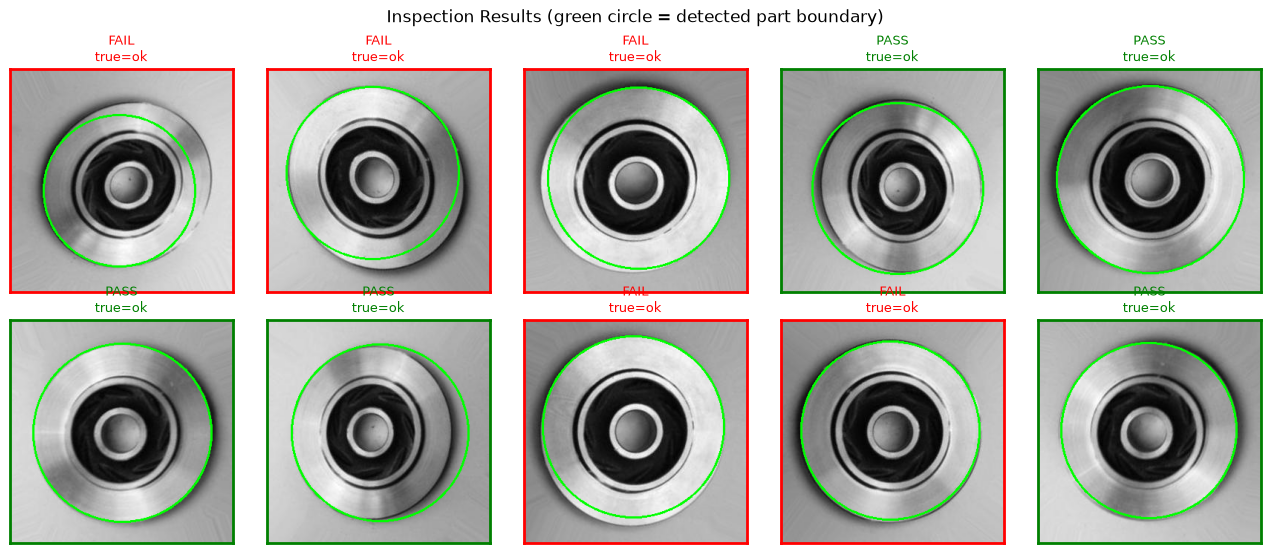
#> input picture image.png, 1270 x 553 px, given as the content of the folder casting_data/train/ok_front, which was not available
$ jupyter execute shape_inspection.ipynb   (shell and % lines are left out)
#> lines starting #> are read from the running program, lines starting #| are printed output that depends on the picture; after the words box and inside, x2 and y2 are one past the last pixel; in counts of white or black regions, pixels touching at a corner belong together; pictures that were not available may be replaced by others from this repository, and a replacement may not be noted
[cell 1]
import cv2
import numpy as np
import matplotlib.pyplot as plt
import glob
import os
import random

random.seed(42)

[cell 2]
# EDIT THIS PATH to match your downloaded dataset location
DATA_DIR = r"casting_data/train"   # folder containing ok_front/ and def_front/

N_SAMPLES = 25   # how many images per class to use (keep small for a mini project)

ok_paths  = sorted(glob.glob(os.path.join(DATA_DIR, "ok_front", "*.jpeg")) +
                    glob.glob(os.path.join(DATA_DIR, "ok_front", "*.jpg")) +
                    glob.glob(os.path.join(DATA_DIR, "ok_front", "*.png")))
def_paths = sorted(glob.glob(os.path.join(DATA_DIR, "def_front", "*.jpeg")) +
                    glob.glob(os.path.join(DATA_DIR, "def_front", "*.jpg")) +
                    glob.glob(os.path.join(DATA_DIR, "def_front", "*.png")))

random.shuffle(ok_paths)
random.shuffle(def_paths)
ok_paths  = ok_paths[:N_SAMPLES]
def_paths = def_paths[:N_SAMPLES]

print(f"Loaded {len(ok_paths)} ok_front images and {len(def_paths)} def_front images")
assert len(ok_paths) > 0 and len(def_paths) > 0, "No images found — check DATA_DIR path!"

[cell 3]
def extract_shape_features(img_path):
    img = cv2.imread(img_path)
    if img is None:
        return None
    gray = cv2.cvtColor(img, cv2.COLOR_BGR2GRAY)
    blur = cv2.GaussianBlur(gray, (5, 5), 0)

    # Otsu threshold -> binary mask separating part from background
    _, thresh = cv2.threshold(blur, 0, 255, cv2.THRESH_BINARY + cv2.THRESH_OTSU)

    contours, _ = cv2.findContours(thresh, cv2.RETR_EXTERNAL, cv2.CHAIN_APPROX_SIMPLE)
    if not contours:
        return None
    c = max(contours, key=cv2.contourArea)

    area = cv2.contourArea(c)
    perimeter = cv2.arcLength(c, True)
    x, y, w, h = cv2.boundingRect(c)
    hull = cv2.convexHull(c)
    hull_area = cv2.contourArea(hull)

    circularity = (4 * np.pi * area) / (perimeter ** 2) if perimeter > 0 else 0
    solidity = area / hull_area if hull_area > 0 else 0
    aspect_ratio = w / h if h > 0 else 0
    extent = area / (w * h) if (w * h) > 0 else 0

    return {
        "img": img, "gray": gray, "thresh": thresh, "contour": c,
        "area": area, "perimeter": perimeter,
        "circularity": circularity, "solidity": solidity,
        "aspect_ratio": aspect_ratio, "extent": extent,
    }

[cell 4]
results = []

for p in ok_paths:
    f = extract_shape_features(p)
#> in extract_shape_features, img is the input picture: shape (553, 1270, 3); mean B, G, R 169.8, 176.7, 174.7
#> in extract_shape_features, `gray = cv2.cvtColor(img, cv2.COLOR_BGR2GRAY)`:
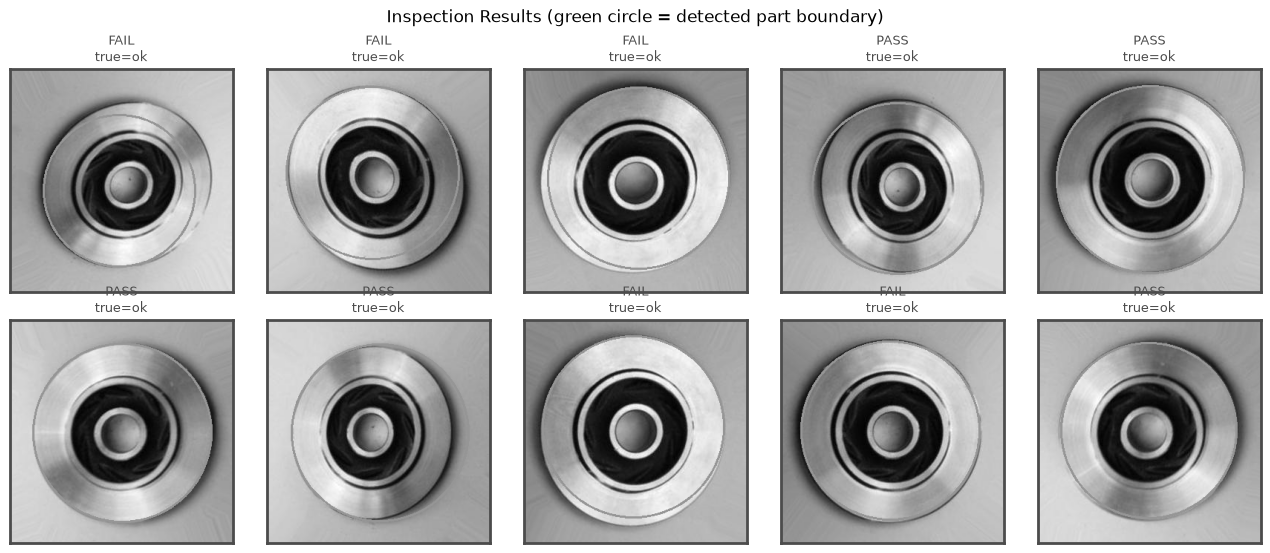
#> gray: shape (553, 1270); min 0, max 255, mean 175.3
#> in extract_shape_features, `_, thresh = cv2.threshold(blur, 0, 255, cv2.THRESH_BINARY + cv2.THRESH..`:
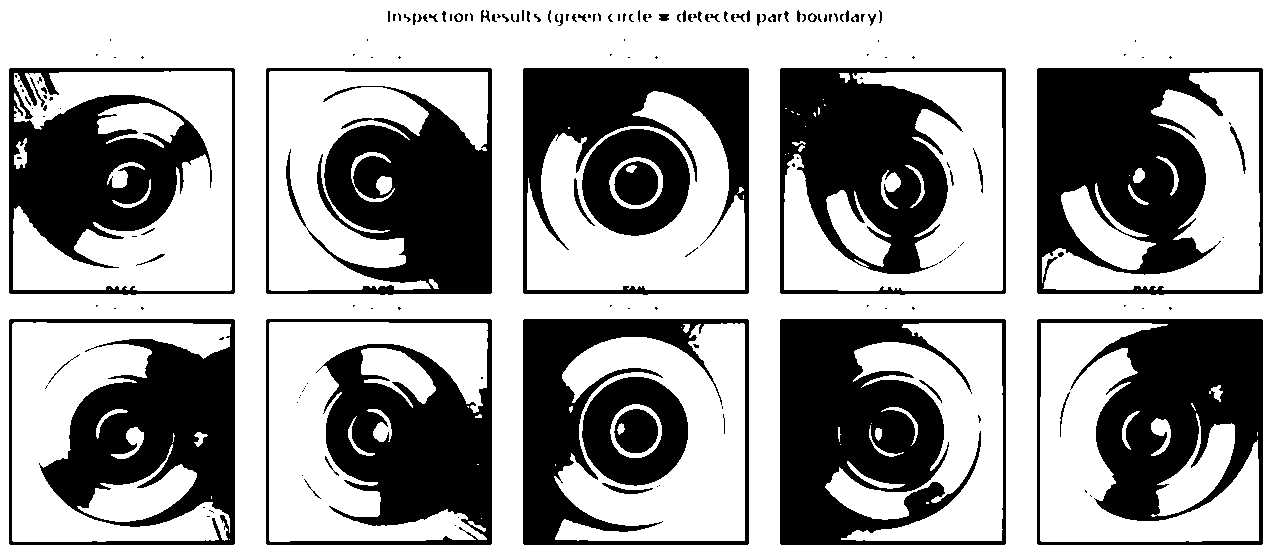
#> thresh: shape (553, 1270); 63% white; 181 black regions (111 under 20 px), largest, box (x1, y1, x2, y2) and area: (780, 319, 1006, 545) 30011, (1037, 68, 1263, 295) 28838, (266, 68, 492, 295) 25608
#> in extract_shape_features, `contours, _ = cv2.findContours(thresh, cv2.RETR_EXTERNAL, cv2.CHAIN_AP..`: contours = [[[0, 0], [0, 552], [1269, 552], [1269, 0]]]
#> in extract_shape_features, `c = max(contours, key=cv2.contourArea)`: c = [[0, 0], [0, 552], [1269, 552], [1269, 0]]
#> in extract_shape_features, `area = cv2.contourArea(c)`: area = 700488
#> in extract_shape_features, `perimeter = cv2.arcLength(c, True)`: perimeter = 3642
#> in extract_shape_features, `x, y, w, h = cv2.boundingRect(c)`: x = 0; w = 1270; h = 553
#> in extract_shape_features, `hull = cv2.convexHull(c)`: hull = [[1269, 0], [1269, 552], [0, 552], [0, 0]]
#> in extract_shape_features, `hull_area = cv2.contourArea(hull)`: hull_area = 700488
#> in extract_shape_features, `circularity = (4 * np.pi * area) / (perimeter ** 2) if perimeter > 0 e..`: circularity = 0.664
#> in extract_shape_features, `solidity = area / hull_area if hull_area > 0 else 0`: solidity = 1
#> in extract_shape_features, `aspect_ratio = w / h if h > 0 else 0`: aspect_ratio = 2.3
#> in extract_shape_features, `extent = area / (w * h) if (w * h) > 0 else 0`: extent = 0.997
#> f = 10 items
    if f:
        results.append({"path": p, "label": "ok", **f})

for p in def_paths:
    f = extract_shape_features(p)
    if f:
        results.append({"path": p, "label": "defective", **f})

print(f"Extracted features for {len(results)} images")
#| Extracted features for 2 images

[cell 5]
ok_circ = [r["circularity"] for r in results if r["label"] == "ok"]
#> ok_circ = [0.664]
ok_sol  = [r["solidity"]    for r in results if r["label"] == "ok"]
#> ok_sol = [1]

circ_thresh = np.mean(ok_circ) - 1.5 * np.std(ok_circ)
#> circ_thresh = 0.664
sol_thresh  = np.mean(ok_sol)  - 1.5 * np.std(ok_sol)
#> sol_thresh = 1

print(f"OK parts -> circularity mean={np.mean(ok_circ):.3f} std={np.std(ok_circ):.3f}")
#| OK parts -> circularity mean=0.664 std=0.000
print(f"OK parts -> solidity    mean={np.mean(ok_sol):.3f} std={np.std(ok_sol):.3f}")
#| OK parts -> solidity    mean=1.000 std=0.000
print(f"Decision thresholds -> circularity < {circ_thresh:.3f} OR solidity < {sol_thresh:.3f} => FLAG defective")
#| Decision thresholds -> circularity < 0.664 OR solidity < 1.000 => FLAG defective

def classify(r):
    if r["circularity"] < circ_thresh or r["solidity"] < sol_thresh:
        return "defective"
    return "ok"

for r in results:
    r["predicted"] = classify(r)
#> this loop made 2 passes

[cell 6]
correct = sum(1 for r in results if r["predicted"] == r["label"])
#> correct = 1
accuracy = correct / len(results)
#> accuracy = 0.5
print(f"Accuracy on sampled set: {accuracy*100:.1f}%  ({correct}/{len(results)})")
#| Accuracy on sampled set: 50.0%  (1/2)

# simple confusion matrix
tp = sum(1 for r in results if r["label"]=="defective" and r["predicted"]=="defective")
#> tp = 0
fn = sum(1 for r in results if r["label"]=="defective" and r["predicted"]=="ok")
#> fn = 1
tn = sum(1 for r in results if r["label"]=="ok" and r["predicted"]=="ok")
#> tn = 1
fp = sum(1 for r in results if r["label"]=="ok" and r["predicted"]=="defective")
#> fp = 0

print("\nConfusion matrix:")
print(f"                 predicted ok   predicted defective")
print(f"actual ok            {tn:5d}            {fp:5d}")
#| actual ok                1                0
print(f"actual defective     {fn:5d}            {tp:5d}")
#| actual defective         1                0

[cell 7]
def show_grid(items, cols=5, title=""):
    rows = int(np.ceil(len(items) / cols))
    fig, axes = plt.subplots(rows, cols, figsize=(cols*2.6, rows*2.8))
    axes = np.array(axes).reshape(-1)

    for ax, r in zip(axes, items):
        vis = r["img"].copy()
        cv2.drawContours(vis, [r["contour"]], -1, (0, 255, 0), 2)
        vis_rgb = cv2.cvtColor(vis, cv2.COLOR_BGR2RGB)
        ax.imshow(vis_rgb)
        correct = r["predicted"] == r["label"]
        tag = "PASS" if r["predicted"] == "ok" else "FAIL"
        color = "green" if correct else "red"
        ax.set_title(f"{tag}\ntrue={r['label']}", fontsize=9, color=color)
        for spine in ax.spines.values():
            spine.set_edgecolor(color)
            spine.set_linewidth(2)
        ax.set_xticks([]); ax.set_yticks([])

    for ax in axes[len(items):]:
        ax.axis("off")

    fig.suptitle(title)
    plt.tight_layout()
    plt.show()

sample_to_show = results[:10]  # first 10 (mix of ok/defective as loaded)
#> sample_to_show = 2 items
show_grid(sample_to_show, cols=5, title="Inspection Results (green outline = detected part contour)")
#> in show_grid, `rows = int(np.ceil(len(items) / cols))`: rows = 1
#> the loop in show_grid, `for ax, r in zip(axes, items):` made 2 passes
#> (correct, tag, color) on passes 1 to 2: (True, 'PASS', 'green'), (False, 'PASS', 'red')
#> the loop in show_grid, `for ax in axes[len(items):]:` made 3 passes
#> in show_grid, `plt.show()`:
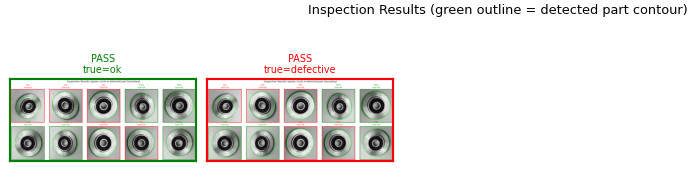
#> figure drawn by matplotlib, 2 panels

[cell 8]
fig, axes = plt.subplots(2, 4, figsize=(12, 6))
for i, r in enumerate(results[:4]):
    axes[0, i].imshow(cv2.cvtColor(r["img"], cv2.COLOR_BGR2RGB))
    axes[0, i].set_title(f"Original ({r['label']})", fontsize=9)
    axes[0, i].axis("off")
    axes[1, i].imshow(r["thresh"], cmap="gray")
    axes[1, i].set_title("Binary mask", fontsize=9)
    axes[1, i].axis("off")
plt.tight_layout()
plt.show()
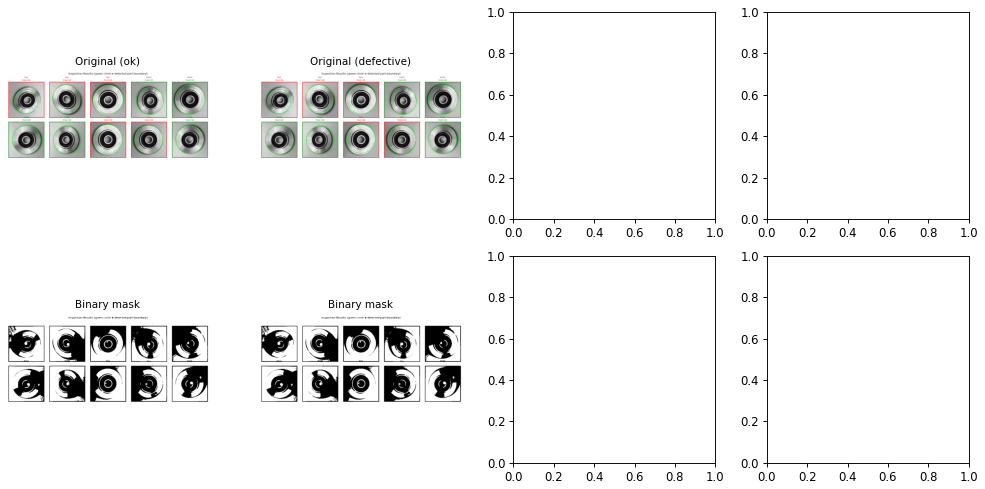
#> figure drawn by matplotlib, 4 panels
